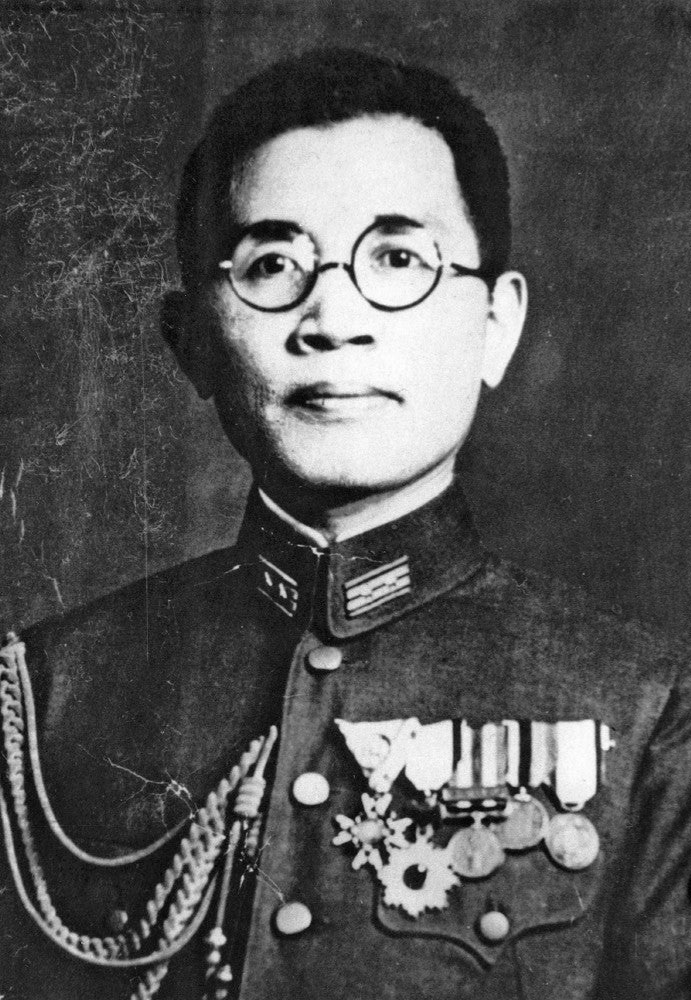
#> input picture _test_yahara_fixed.png, 691 x 1000 px
$ python -i thumbnail_text.py   (imports and definitions only)
#> lines starting #> are read from the running program, lines starting #| are printed output that depends on the picture
"""thumbnail_text.py — overlay chữ tiêu đề TO lên ảnh nền thành thumbnail kiểu kênh Satori/Hàn
(bắt chước simbot2: chữ bold nhiều dòng phủ ~80%, keyword đổi màu trắng/vàng/đỏ, viền đen dày +
bóng đổ, banner đỏ dưới cùng). Dùng PIL vì gpti2 KHÔNG render chữ Nhật/Hàn chuẩn.

Config text (mỗi dòng `MÀU|nội dung`, dòng cuối `BANNER|...`):
  WHITE|もし ある日突然
  YELLOW|あなたが亡くなったら…
  RED|銀行預金は本当に
  RED|家族が引き出せるのか？
  BANNER|銀行員の息子が明かした\"口座凍結\"の真実

Dùng:
  py -3.13 thumbnail_text.py --bg bg.png --text thumb_text.txt --out thumb_final.png
  (bg nên là ảnh nền MỀM/mờ để chữ nổi; tool tự làm tối + phủ gradient nhẹ)
"""
import argparse
import json
import sys
from pathlib import Path

from PIL import Image, ImageDraw, ImageFont, ImageFilter, ImageEnhance

# [1 line not run here, left out]

W, H = 1280, 720
FONT_BOLD = r"C:\Windows\Fonts\YuGothB.ttc"     # Yu Gothic Bold (đậm, hợp Nhật)
FONT_BANNER = r"C:\Windows\Fonts\YuGothB.ttc"
COLORS = {"WHITE": (255, 255, 255), "YELLOW": (255, 225, 0), "RED": (255, 78, 66),
          "CYAN": (90, 220, 255), "GREEN": (120, 240, 130), "ORANGE": (255, 149, 0)}
REVERSE_COLORS = {v: k for k, v in COLORS.items()}   # chỉ để LABEL dòng khi báo lỗi FACE OVERLAP
STROKE = (15, 15, 15)          # viền đen
BANNER_BG = (200, 20, 20)      # đỏ banner

# Gom bbox tuyệt đối (đã bù viền/bóng đổ) của TỪNG DÒNG main text đã vẽ, để hard gate chống-đè-mặt
# kiểm tra SAU khi vẽ xong toàn bộ main text — xem draw_line() và gate trong main(). BANNER không
# gọi draw_line() (banner tự vẽ riêng ở cuối main()) nên tự động được MIỄN gate.
_TEXT_BBOXES = []   # list[(nhãn, left, top, right, bottom)]
STROKE_W = 2                   # viền cố định, đúng 2px (không scale theo cỡ chữ). 2026-09-17:
                                # từng thử tách "mập" (BOLD_GROW, thân chữ phình riêng bằng cách vẽ
                                # 2 lớp stroke chồng nhau) khỏi viền — nhưng ở size lớn, glyph CJK
                                # phức tạp bị 2 lớp stroke chồng đè GÃY NÉT (user báo "chữ vẽ lỗi").
                                # Quay lại v3: MỘT lớp stroke_width=STROKE_W duy nhất, chỉ giảm từ
                                # 5px (v3) xuống 2px cho viền mỏng hơn.


def _shrink_photo(img, scale, side):
    """Thu nhỏ TOÀN BỘ khung ảnh (kể cả chủ thể sắc nét) rồi ghim về mép ĐỐI DIỆN với chữ, phần
    còn lại lấp ĐEN THUẦN. Dùng khi chữ cần thêm đất mà chủ thể đã chiếm diện tích lớn — khác
    `side_width`/`keep_sharp` (chỉ đổi RANH GIỚI mờ/nét, không đổi KÍCH THƯỚC chủ thể). User yêu
    cầu 2026-09-17: 'ảnh đang chiếm hơi lớn, cho ảnh nhỏ lại tý' — ảnh nhỏ lại THẬT (không phải
    chữ lấn thêm vào ảnh) để chủ thể vẫn còn NGUYÊN VẸN, chỉ bé hơn và lùi sát mép kia."""
    if scale >= 1.0 or side not in ("left", "right"):
        return img
    nw, nh = int(W * scale), int(H * scale)
    small = img.resize((nw, nh), Image.LANCZOS)
    canvas = Image.new("RGB", (W, H), (0, 0, 0))
    px = W - nw if side == "left" else 0     # chữ bên trái → ảnh ghim mép PHẢI, và ngược lại
    py = (H - nh) // 2
    canvas.paste(small, (px, py))
    return canvas


def load_bg(path, side="center", keep_sharp=0.44, fit_height=False, subject_side="right",
            photo_scale=1.0, flat=False):
    """side=left/right → CHỈ làm mờ nửa bên CHỮ, giữ nửa bên MẶT thật nét.
    (B7Q chấm 'face slightly out of focus' ở MỌI thumbnail vì bản cũ làm mờ CẢ khung.)

    `fit_height=True` (ảnh chân dung DỌC, ví dụ 1024x1536): cover-crop cũ ép khung ngang
    1280x720 lên ảnh dọc thì KHÔNG CÒN BIÊN NGANG để đẩy mặt sang một bên (mặt luôn ở giữa
    khung dù --side là gì — đã dính thật ở ep05, mặt+chữ đè nhau ngay giữa khung). Chế độ
    này scale theo CHIỀU CAO (giữ mặt nét đủ khổ dọc), ghim khối mặt về `subject_side`
    (mặc định phải), rồi LẤP phần khung còn trống bằng chính ảnh đó phóng to làm nền mờ —
    có chỗ trống thật để chữ đứng riêng bên trái, không tranh chỗ với mặt.

    `flat=True`: ảnh nền đã được PROMPT dựng sẵn đúng bố cục (vd nửa trái đen thuần, nửa
    phải là ảnh thật đầy đủ bối cảnh) — bỏ qua HOÀN TOÀN blend mờ/tối + vignette + co ảnh
    82% (`_shrink_photo`/`_darken_edges`), chỉ crop đúng khung 16:9 rồi dùng nguyên vẹn.
    Bài học 2026-09-17 (kenko-chiebukuro ep01, lần 2): dải blend Gaussian 60px ở biên vẫn
    làm mờ mép ảnh thật, và `_shrink_photo` co ảnh còn 82% rồi ghim giữa theo chiều dọc đẻ
    ra viền đen trên/dưới ("thọt lõm") dù ảnh gốc đã cao kín khung — cả hai bước này vốn
    thiết kế cho ảnh THÂN VIDEO cắt tạm làm nền (chủ thể to hết cỡ cần thu bớt + làm mờ giả
    thành 'vùng chữ'), không hợp với ảnh nền RIÊNG đã tự chừa chỗ chữ ngay từ prompt."""
#> called with path = '../_test_yahara_fixed.png', side = 'center', keep_sharp = 0.44, fit_height = False, subject_side = 'right', photo_scale = 1, flat = False
    img = Image.open(path).convert("RGB")
#> img is the input picture: PIL image 691x1000 RGB; min 0, max 255, mean 82.4
    if flat:
        scale = max(W / img.width, H / img.height)
        img = img.resize((int(img.width * scale), int(img.height * scale)), Image.LANCZOS)
        x = (img.width - W) // 2
        y = (img.height - H) // 2
        return img.crop((x, y, x + W, y + H))
    if fit_height:
        vscale = H / img.height
        sharp_w = max(1, int(img.width * vscale))
        sharp = img.resize((sharp_w, H), Image.LANCZOS)
        bscale = max(W / img.width, H / img.height)
        bg = img.resize((int(img.width * bscale), int(img.height * bscale)), Image.LANCZOS)
        bx, by = (bg.width - W) // 2, (bg.height - H) // 2
        bg = bg.crop((bx, by, bx + W, by + H))
        canvas = ImageEnhance.Brightness(bg.filter(ImageFilter.GaussianBlur(30))).enhance(0.5)
        if sharp_w >= W:
            sx = (sharp_w - W) // 2 if subject_side == "center" else \
                 (sharp_w - W if subject_side == "right" else 0)
            img = sharp.crop((sx, 0, sx + W, H))
        else:
            px = W - sharp_w if subject_side == "right" else \
                 (W - sharp_w) // 2 if subject_side == "center" else 0
            canvas.paste(sharp, (px, 0))
            img = canvas
        return _shrink_photo(_darken_edges(img), photo_scale, side)
    # crop phủ 16:9 1280x720
    scale = max(W / img.width, H / img.height)
#> scale = 1.85
    img = img.resize((int(img.width * scale), int(img.height * scale)), Image.LANCZOS)
#> img: PIL image 1280x1852 RGB
    x = (img.width - W) // 2
#> x = 0
    y = (img.height - H) // 2
#> y = 566
    img = img.crop((x, y, x + W, y + H))
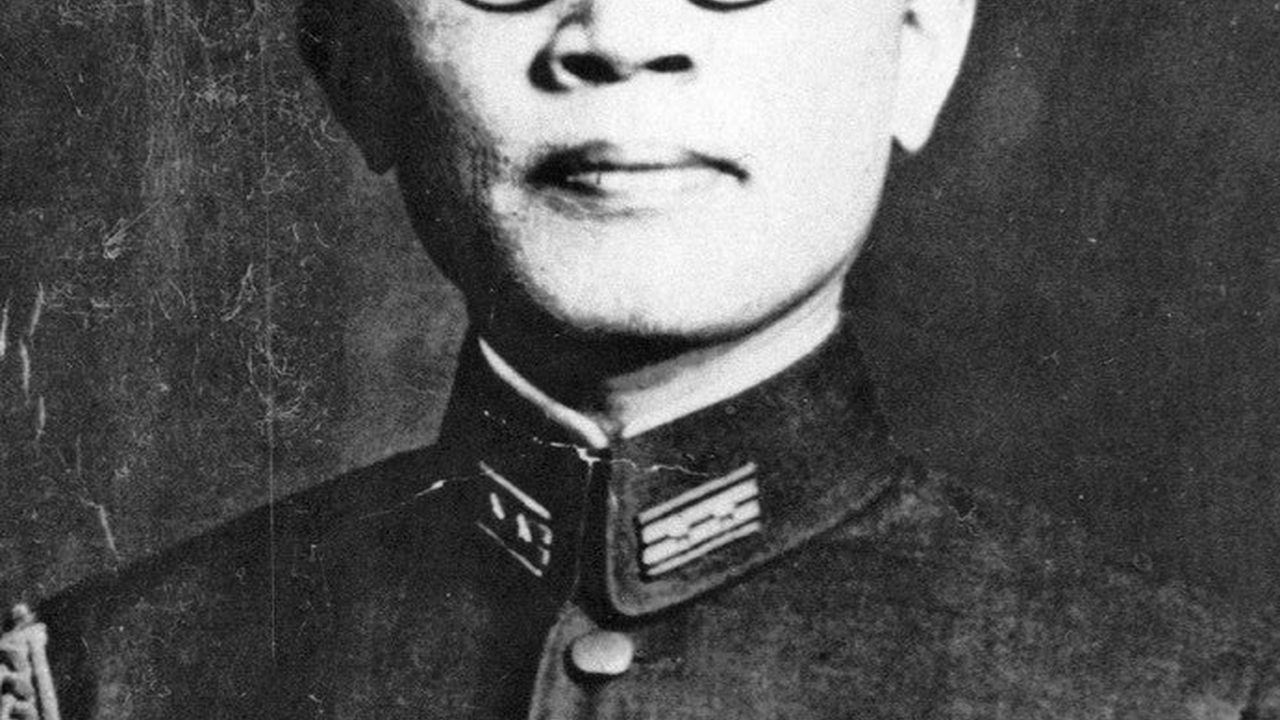
#> img: PIL image 1280x720 RGB; min 0, max 255, mean 82.2
    # Vùng chữ (soft) tối/mờ thêm ~20% theo yêu cầu 2026-09-17 (bên chữ đang hơi nhiều chi tiết
    # nền cạnh tranh với chữ) — blur 4→6, brightness 0.62→0.50 (~20% tối hơn), TÁCH BIỆT khỏi vùng
    # chủ thể sắc nét (giữ nguyên 1.08 sáng rõ ở nhánh dưới).
    soft = ImageEnhance.Brightness(img.filter(ImageFilter.GaussianBlur(6))).enhance(0.50)
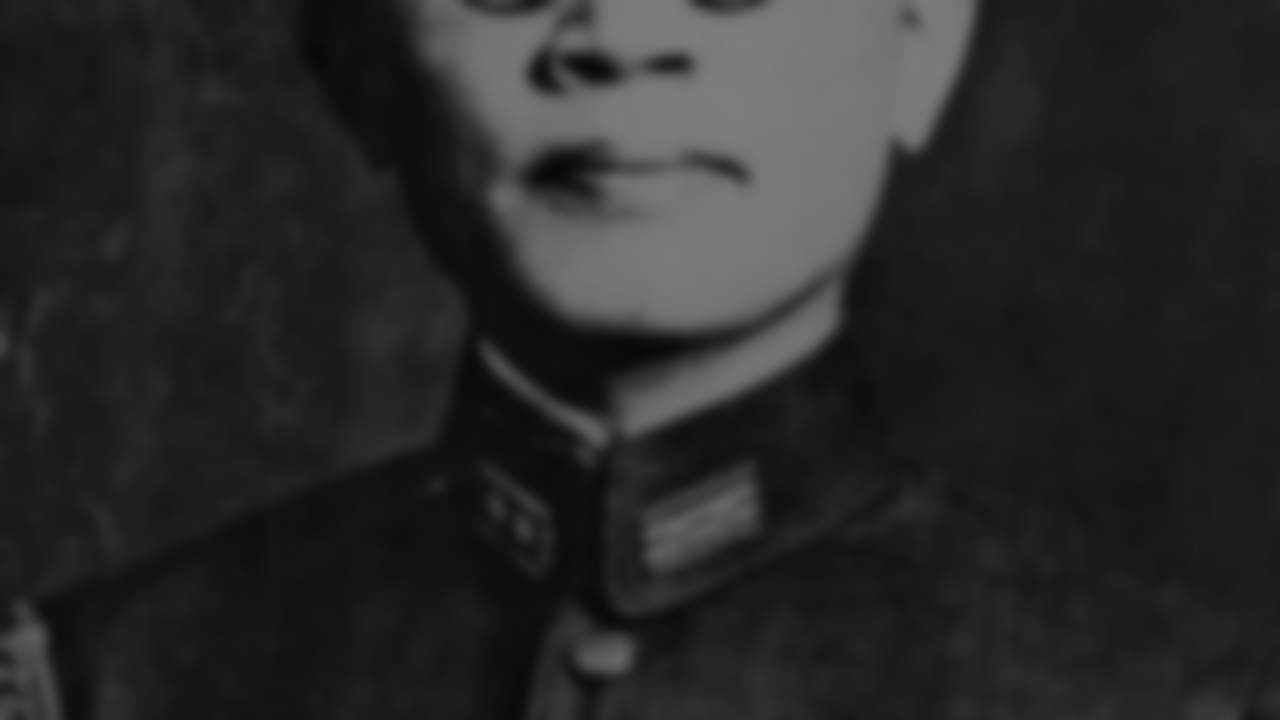
#> soft: PIL image 1280x720 RGB; min 7, max 125, mean 40.9
    if side in ("left", "right"):
        mask = Image.new("L", (W, H), 0)
        cut = int(W * keep_sharp)
        d = ImageDraw.Draw(mask)
        d.rectangle([0, 0, cut, H] if side == "left" else [W - cut, 0, W, H], fill=255)
        mask = mask.filter(ImageFilter.GaussianBlur(60))   # chuyển tiếp mềm, không lộ đường cắt
        # Vùng SẮC NÉT (ảnh chính) từng bị hạ sáng 0.9 (dịu bớt cho đỡ chói cạnh chữ) — user chê
        # "ảnh bên phải tối quá, yêu cầu sáng rõ nhìn chi tiết như thật" (2026-09-17) → bỏ hạ sáng,
        # tăng nhẹ lên 1.08 để chủ thể nổi bật, rõ chi tiết thay vì dịu/tối.
        img = Image.composite(soft, ImageEnhance.Brightness(img).enhance(1.08), mask)
    else:
        img = soft
    return _shrink_photo(_darken_edges(img), photo_scale, side)


def _darken_edges(img, strength=35):
    # gradient tối 2 mép trên/dưới (giảm 90→35 mặc định: user chê ảnh chính tối, vignette cũ ăn
    # cả vào chủ thể ở mép trên/dưới khung — 2026-09-17)
#> called with strength = 35
    ov = Image.new("L", (1, H), 0)
    for i in range(H):
        t = abs(i - H / 2) / (H / 2)
        ov.putpixel((0, i), int(strength * t))
    ov = ov.resize((W, H))
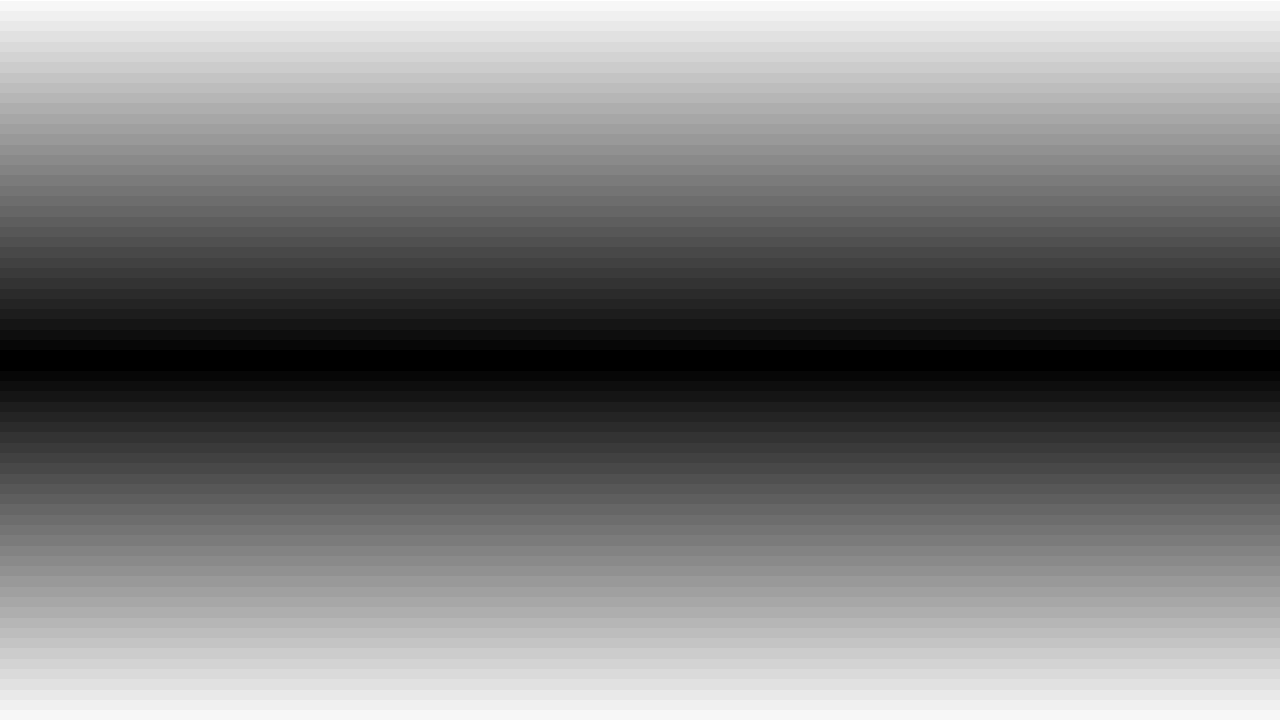
#> ov: PIL image 1280x720 L; min 0, max 35, mean 17; drawn with min black and max white
    dark = Image.new("RGB", (W, H), (0, 0, 0))
#> dark: PIL image 1280x720 RGB; every value is 0
    img = Image.composite(dark, img, ov)
    return img


# [22 lines left out: function parse_text, not called in this run]


CAM_DAU_HANG = "、。！？」』…"     # không được đứng ĐẦU hàng
CAM_CUOI_HANG = "「『"            # không được đứng CUỐI hàng


def _la_katakana(c):
    """Katakana + dấu kéo dài ー + dấu chấm giữa ・ — coi là cùng một cụm từ, không cắt rời."""
    return "゠" <= c <= "ヿ" or c == "ｰ"


def _cat_giua_katakana(tren, duoi):
    return bool(tren and duoi and _la_katakana(tren[-1]) and _la_katakana(duoi[0]))


# [54 lines left out: functions _duoc_cat, wrap_cjk, not called in this run]


LINE_LEAD = 1.18   # hệ số giãn dòng — dùng THỐNG NHẤT giữa fit_font và lúc vẽ thật.
                   # 1.08 (bản trước) từng ổn khi viền chỉ scale theo size, nhưng sau khi thêm
                   # BOLD_GROW (thân chữ phình thêm px CỐ ĐỊNH mỗi phía, không co giãn theo size)
                   # thì 2 dòng liền kề ở size lớn CHẠM/ĐÈ LÊN NHAU thật (đo thật 2026-09-17,
                   # simbot2-04 bản cũ 2 dòng đỏ "尊厳奪う"/"冷酷な実態" dính vào nhau) — nới lên
                   # 1.18 để chừa đúng phần BOLD_GROW+STROKE_W bulge mà không mất hết chỗ tăng cỡ chữ.


# [350 lines left out: functions fit_font, fit_banner_font, _ink_bbox_raster, ink_x, draw_line, main, not called in this run]


# [2 lines not run here, left out]

>>> result = load_bg('../_test_yahara_fixed.png')
